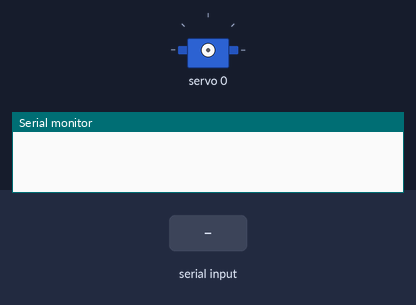
Bench run of a sketch on a simulated Arduino Uno, built with avr-gcc and run on an emulated ATmega328P. On the bench: servo, the last lines printed to the serial monitor. The test bench sets the inputs (shaded band).

Above: at 2.2 s.
2.3 s: "90,45\n" received over Serial
At 2.45 s:
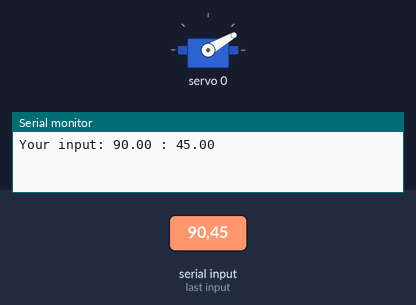
At 4.0 s:
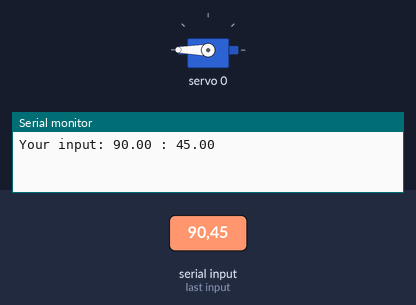
Timing chart, 0 to 5.5 s (numbered marks = the images above; inputs shaded):
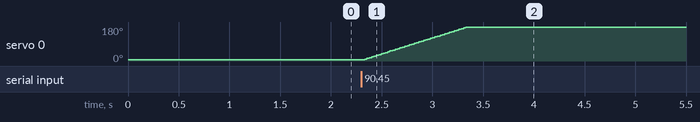

Measured:
- after the input at 2.3 s, servo 0: moves from 6° to 180° over 1.0 s, starting at once

The sketch:

ServoSmoothMovementTest.ino
```cpp
#include <Wire.h>
#include <Adafruit_PWMServoDriver.h>

// Create an instance of the PWM servo driver
Adafruit_PWMServoDriver pwm = Adafruit_PWMServoDriver();

// Define servo settings
#define SERVOMIN  150 // Minimum pulse length (out of 4096)
#define SERVOMAX  537.5 // Maximum pulse length (out of 4096)
#define SERVOMIN_ANGLE 0
#define SERVOMAX_ANGLE 155
#define SERVO_FREQ 60  // Servo frequency

const float angularResolution = 0.0174533; // about 1 deg

void setup() {
  Serial.begin(9600);
  pwm.begin();
  pwm.setPWMFreq(SERVO_FREQ);  // Analog servos run at ~60 Hz update rate
  delay(1000);
  pwm.setPWM(0, 0, 0);
}

void loop() {

  if (Serial.available() > 0) {
    String newPos = Serial.readStringUntil('\n');

    newPos.trim();

    int commaIndex = newPos.indexOf(',');

    float newAngle = newPos.substring(0, commaIndex).toFloat();

    float newDist = newPos.substring(commaIndex + 1).toFloat();

    Serial.println("Your input: " + String(newAngle) + " : "  + String(newDist));

    moveMotor (newAngle, newDist);

  }

  // Pause before the next cycle
  delay(25);
}

void moveMotor (float newAngle, float dist) {

  /**
  FROM GODOT

  var velocity = snapped((dist + .5)**2, .01)
	#set max velocity
	if (velocity > 3):
		velocity = 3
  **/

  //rads/s
  float angularVelocity = pow(dist + .5, 2);
  if (angularVelocity > 3) {
    angularVelocity = 3;
  }

  float delayTime = (angularResolution / angularVelocity) * 1000;

  // Move servo smoothly to the target position
  for (int position = 0; position <= (newAngle * 180.0/PI); position += int(angularResolution * (180.0/PI))) {
    int pulseLength = map(position, SERVOMIN_ANGLE, SERVOMAX_ANGLE, SERVOMIN, SERVOMAX);
    pwm.setPWM(0, 0, pulseLength);
    delay(delayTime);  // Adjust this to control the speed
  }

  delay(1000);

    // Move servo smoothly to the target position
  for (int position = (newAngle * 180.0/PI); position >= 0; position -= int(angularResolution * (180.0/PI))) {
    int pulseLength = map(position, SERVOMIN_ANGLE, SERVOMAX_ANGLE, SERVOMIN, SERVOMAX);
    pwm.setPWM(0, 0, pulseLength);
    delay(delayTime);  // Adjust this to control the speed
  }

  Serial.println(delayTime);

}
```
